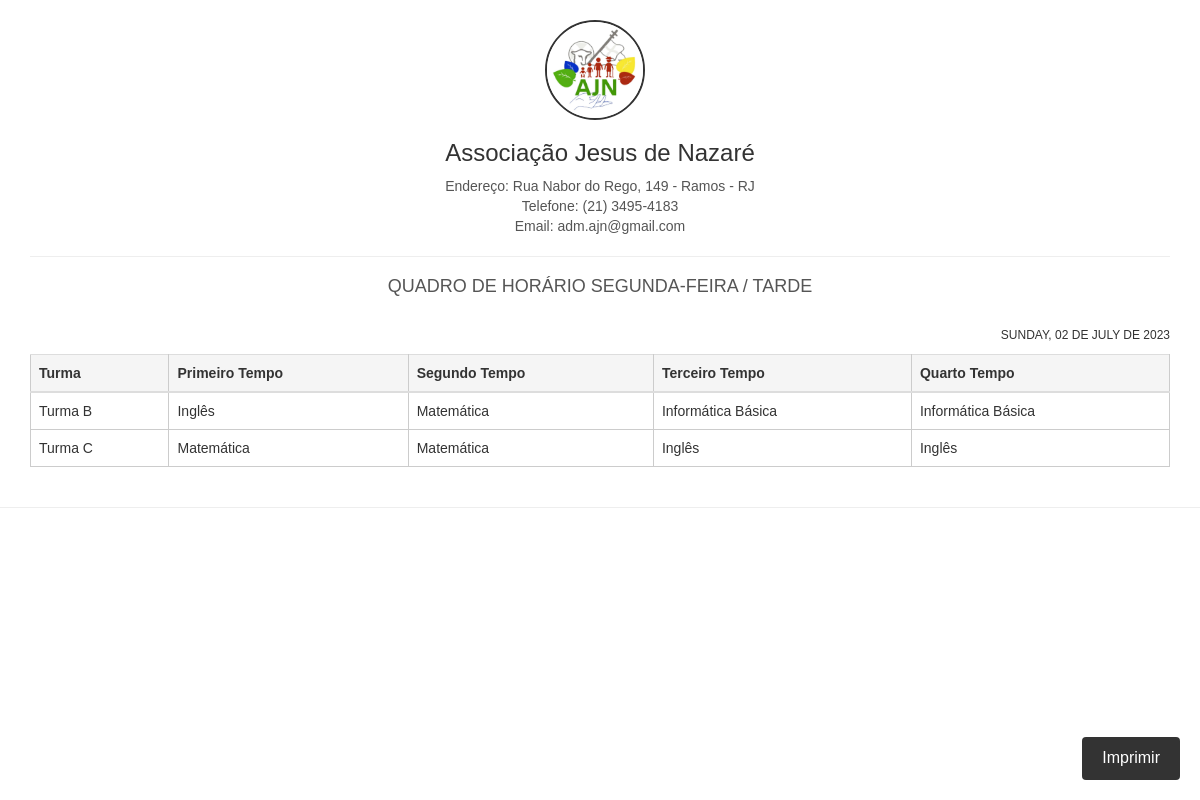
/rel/quadrodehorario_html.php?id=360, run on the app's committed database.
### tables this page shows
CREATE TABLE `dias` (
  `id` int(8) NOT NULL,
  `dia` varchar(20) NOT NULL,
  `turno` varchar(20) NOT NULL
);

CREATE TABLE `turmas` (
  `id` int(11) NOT NULL,
  `turma` varchar(50) NOT NULL,
  `turno` varchar(20) NOT NULL,
  `obs` varchar(100) NOT NULL
);

CREATE TABLE `disciplinas` (
  `id` int(11) NOT NULL,
  `materia` varchar(30) NOT NULL,
  `id_professor` varchar(50) NOT NULL,
  `obs` varchar(100) NOT NULL
);

### rel/quadrodehorario_html.php (the view, shortened to what this page needs)
<?php
require_once("../conexao.php");
$data_hoje = strtoupper(utf8_encode(strftime('%A, %d de %B de %Y', strtotime('today'))));
$diast = $_GET['id'];
$query = $pdo->query("SELECT * FROM dias where id = '" .$diast. "' ");
$res_2 = $query->fetchAll(PDO::FETCH_ASSOC);
$turno_2  = $res_2[0]['turno'];
$dia_2 = $res_2[0]['dia'];
?>
<!DOCTYPE html>
<html>
<head>
    <link rel="stylesheet" href="https://maxcdn.bootstrapcdn.com/bootstrap/3.3.7/css/bootstrap.min.css">
</head>
<body>
    <div class="container report-page">
        <div class="logo">
            <img src="../img/logo-ajn.jpg" alt="Associação Jesus de Nazaré" width="150">
            <h1>Associação Jesus de Nazaré</h1>
            <address>
                Endereço: Rua Nabor do Rego, 149 - Ramos - RJ<br>
                Telefone: (21) 3495-4183<br>
                Email: adm.ajn@gmail.com
            </address>
        </div>
        <hr>
        <h3>QUADRO DE HORÁRIO <?php echo mb_strtoupper($dia_2); ?> / <?php echo mb_strtoupper($turno_2); ?> </h3><br>
        <p class="date"><?php echo  mb_strtoupper($data_hoje); ?></p>
                    <table class='table .table-print' width='100%'  cellspacing='0' cellpadding='3'>
                               <tr>
                                    <th>Turma</th>
                                    <th>Primeiro Tempo</th>
                                    <th>Segundo Tempo</th>
                                    <th>Terceiro Tempo</th>
                                    <th>Quarto Tempo</th>
                                </tr>
                            <tbody>
                                <?php
                                    $query = $pdo->query("SELECT * FROM grades where id_dia = '$_GET[id]' ");
                                    $res = $query->fetchAll(PDO::FETCH_ASSOC);
                                    if(empty($res)){
                                        ?>
                                        <tr>
                                            <td colspan="5">
                                                <div align="center">
                                                    <h5>Quadro de horário Vazio!</h5>
                                                </div>
                                            </td>
                                        </tr>
                                        <?php
                                    } else {
                                        for ($i=0; $i < count($res); $i++) {
                                            $turma = $res[$i]['id_turma'];
                                            $primeiro_tempo = $res[$i]['primeiro_tempo'];
                                            $segundo_tempo = $res[$i]['segundo_tempo'];
                                            $terceiro_tempo = $res[$i]['terceiro_tempo'];
                                            $quarto_tempo = $res[$i]['quarto_tempo'];
                                            $query_p = $pdo->query("SELECT * FROM disciplinas where id = '$primeiro_tempo' ");
                                            $res_p = $query_p->fetchAll(PDO::FETCH_ASSOC);
                                            $materia_p = $res_p[0]['materia'];
                                            $query_s = $pdo->query("SELECT * FROM disciplinas where id = '$segundo_tempo' ");
                                            $res_s = $query_s->fetchAll(PDO::FETCH_ASSOC);
                                            $materia_s = $res_s[0]['materia'];
                                            $query_t = $pdo->query("SELECT * FROM disciplinas where id = '$terceiro_tempo' ");
                                            $res_t = $query_t->fetchAll(PDO::FETCH_ASSOC);
                                            $materia_t = $res_t[0]['materia'];
                                            $query_q = $pdo->query("SELECT * FROM disciplinas where id = '$quarto_tempo' ");
                                            $res_q = $query_q->fetchAll(PDO::FETCH_ASSOC);
                                            $materia_q = $res_q[0]['materia'];
                                            $query_q = $pdo->query("SELECT * FROM turmas where id = '$turma ' ");
                                            $res_q = $query_q->fetchAll(PDO::FETCH_ASSOC);
                                            $turma_q = $res_q[0]['turma'];
                                ?>
                                <tr>
                                    <td><?php echo $turma_q ?></td>
                                    <td><?php echo $materia_p ?></td>
                                    <td><?php echo $materia_s ?></td>
                                    <td><?php echo $materia_t?></td>
                                    <td><?php echo $materia_q ?></td>
                                </tr>
                                <?php }} ?>
                        </table>
    </div>
    <hr>
    <button class="print-button" onclick="window.print()">Imprimir</button>
</body>
</html>

### rel/quadrodehorario_html.php (style rules this page uses)
body { font-family: Arial, sans-serif; margin: 0; margin-bottom: 50px; padding: 0; }
.container { margin-top:20px; }
.logo { margin-bottom: 20px; text-align: center; }
.logo img { width: 100px; height: 100px; margin-right: 10px; max-width: 100px; border-radius: 50%; border: 2px solid #333; }
.date { font-size: 12px; text-align: right; margin-bottom: 10px; }
.table { width: 100%; border-collapse: collapse; }
.table th, .table td { padding: 8px; border: 1px solid #ccc; }
.table th { background-color: #f5f5f5; font-weight: bold; text-align: left; }
h1 { color: #333; font-size: 24px; text-align: center; margin-bottom: 10px; }
.print-button { position: fixed; bottom: 20px; right: 20px; padding: 10px 20px; background-color: #333; color: #fff; border: none; border-radius: 4px; font-size: 16px; cursor: pointer; transition: background-color 0.3s ease; z-index: 100; }
address { font-style: normal; margin-top: 10px; color: #555; text-align: center; }
h3 { color: #555; font-size: 18px; margin-bottom: 10px; text-align: center; }

### data on the page
dias: dia "SEGUNDA-FEIRA", turno "TARDE"
turmas: turma "Turma B"
disciplinas: materia "Inglês"
disciplinas: materia "Matemática"
disciplinas: materia "Informática Básica"
turmas: turma "Turma C"

### other printed values
mb_strtoupper($data_hoje) "SUNDAY, 02 DE JULY DE 2023"
